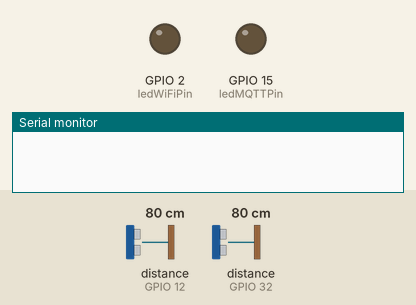
This sketch was run on a simulated ESP32. On the bench: output pins drawn as LEDs (lit = HIGH), the last lines printed to the serial monitor. Wiring (inferred from the names in the program): 2 × ultrasonic range finder: trigger GPIO 13, echo GPIO 12 / trigger GPIO 33, echo GPIO 32. Inputs (shaded band) come from the test bench; at power-on: distance to the obstacle (sensors on GPIO 12, GPIO 32) 80 cm. The echo pulse lasts 58.3 µs per cm; WiFi joins after 1.5 s; servers stay silent unless stated; no MQTT or app messages arrive unless stated; pins used as bus, display or sensor lines are not drawn.

Above: at 0.0 s.
At 1.6 s:
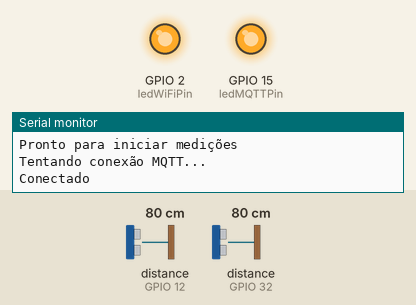
Timing chart, 0 to 3.1 s (numbered marks = the images above):
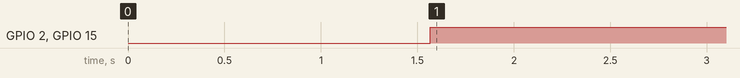

Measured:
- by itself, GPIO 2 (ledWiFiPin), GPIO 15 (ledMQTTPin): LOW → HIGH at 1.6 s

The sketch:

edge-sprint3.ino
```cpp
#include <ArduinoJson.h>
#include <WiFi.h>
#include <PubSubClient.h>

// Definindo componentes
#define TAMANHO 50
#define trigger01 13
#define echo01 12
#define trigger02 33
#define echo02 32
#define ledWiFiPin 2
#define ledMQTTPin 15

// Configurações de rede e MQTT
const char* ssid = "Wokwi-GUEST";
const char* password = "";
const char* mqtt_server = "test.mosquitto.org";
// const char* mqtt_server = "broker.hivemq.com";

WiFiClient WOKWI_Client;
PubSubClient client(WOKWI_Client);

// Declarando variáveis
float leitura01 = 0;
float leitura02 = 0;
float cm01 = 0;
float cm02 = 0;

bool leitura01Iniciou = false;
bool leitura02Iniciou = false;

unsigned long tempoInicial = 0;
unsigned long tempoFinal = 0;
float intervalo = 0;
float distancia = 100; // Distancia entre os dois sensores (em metros)
float velocidadeMps = 0;
float velocidadeKph = 0;


// FUNÇÕES

// Função para estabelecer conexão com wifi
void setup_wifi() {
  delay(10);
  Serial.println();
  Serial.print("Conectando com: ");
  Serial.println(ssid);

  WiFi.mode(WIFI_STA);
  WiFi.begin(ssid, password);

  while (WiFi.status() != WL_CONNECTED) {
    delay(500);
    Serial.print(".");
  }

  Serial.println("");
  Serial.println("WiFi Conectado");
  Serial.print("Endereco IP: ");
  Serial.println(WiFi.localIP());
}

// Função para estabelecer conexão com MQTT
void reconnect() {
  while (!client.connected()) {
    Serial.println("Tentando conexão MQTT...");
    if (client.connect("WOKWI_Client")) {
      Serial.println("Conectado");
    } else {
      Serial.print("Falhou, rc=");
      Serial.print(client.state());
      Serial.println(" Tentando Novamente em 5 Segundos");
      delay(5000);
    }
  }
}

// Função para feedback de conexão com wifi
void ledWiFi() {
  if (WiFi.status()) {
    digitalWrite(ledWiFiPin, HIGH);
  } else {
    digitalWrite(ledWiFiPin, LOW);
  }
}

// Função para feedback de conexão com MQTT
void ledMQTT() {
  if (client.connected()) {
    digitalWrite(ledMQTTPin, HIGH);
  } else {
    digitalWrite(ledMQTTPin, LOW);
  }
}

void converterJSON() {
  // Iniciando buffer JSON e atribuindo variaveis ao JSON
  StaticJsonDocument<TAMANHO>radar;
  radar["Intervalo_Tempo"] = intervalo;
  radar["Velocidade_Mps"] = velocidadeMps;
  radar["Velocidade_Kph"] = velocidadeKph;
}

// Setup
void setup() {
  // Iniciando o serial
  Serial.begin(115200);

  // Declarando os pinModes dos componentes
  pinMode(trigger01, OUTPUT);
  pinMode(echo01, INPUT);
  pinMode(trigger02, OUTPUT);
  pinMode(echo02, INPUT);
  pinMode(ledWiFiPin, OUTPUT);
  pinMode(ledMQTTPin, OUTPUT);

  // Iniciando WiFi e Cliente MQTT
  setup_wifi();
  client.setServer(mqtt_server, 1883);

  Serial.println("Pronto para iniciar medições");
}

// Loop
void loop() {
  // Reconectando WiFi
  reconnect();
  ledWiFi();
  ledMQTT();

  // Iniciando o sensor de distancia ultrasonico 01
  digitalWrite(trigger01, LOW);
  delayMicroseconds(5);
  digitalWrite(trigger01, HIGH);
  delayMicroseconds(10);
  digitalWrite(trigger01, LOW);

  // Captando dados dos sensores 01
  leitura01 = pulseIn(echo01, HIGH);

  // Calculando e transformando unidades de medida do sensor 01
  cm01 = leitura01 / 58.0;

  // Checando se a leitura foi iniciada no sensor 01
  if(cm01 <= 300 && !leitura01Iniciou) {
    delay(50);
    if(cm01 <= 300) {
      tempoInicial = millis();
      leitura01Iniciou = true;
      Serial.println("Leitura do Sensor 01 Iniciada");
    }
  }

  // Iniciando o sensor de distancia ultrasonico 02
  digitalWrite(trigger02, LOW);
  delayMicroseconds(5);
  digitalWrite(trigger02, HIGH);
  delayMicroseconds(5);
  digitalWrite(trigger02, LOW);

  // Captando dados do sensor 02
  leitura02 = pulseIn(echo02, HIGH);

  // Calculando e transformando unidades de medida do sensor 02
  cm02 = leitura02 / 58.0;

  // Checando se a leitura foi iniciada no sensor 02
  if(cm02 <= 300 && leitura01Iniciou && !leitura02Iniciou) {
    delay(50);
    if(cm02 <= 300) {
      tempoFinal = millis();
      leitura02Iniciou = true;
      Serial.println("Leitura do Sensor 02 Iniciada");

      // Calculo do intervalo de tempo
      intervalo = (tempoFinal - tempoInicial) / 1000.0;
      Serial.print("Intervalo de Tempo: ");
      Serial.print(intervalo);
      Serial.println(" segundos");

      // Calculo da velocidade
      velocidadeMps = distancia / intervalo;
      velocidadeKph = (float)(distancia / 1000.0) / (float)(intervalo / 3600.0);
      Serial.print("Velociade (m/s): ");
      Serial.print(velocidadeMps);
      Serial.println(" m/s");
      Serial.print("Velociade (km/h): ");
      Serial.print(velocidadeKph);
      Serial.println(" km/h");

      // Resetar estados das leituras
      leitura01Iniciou = false;
      leitura02Iniciou = false;
      delay(500);

      // converterJSON();
      client.publish("challenge/radar/intervalo", String(intervalo).c_str());
      client.publish("challenge/radar/velocidadeMps", String(velocidadeMps).c_str());
      client.publish("challenge/radar/velocidadeKph", String(velocidadeKph).c_str());
    }
  }
  // serializeJson(radar, Serial);
  // Serial.println();
  // delay(1000);
}
```
